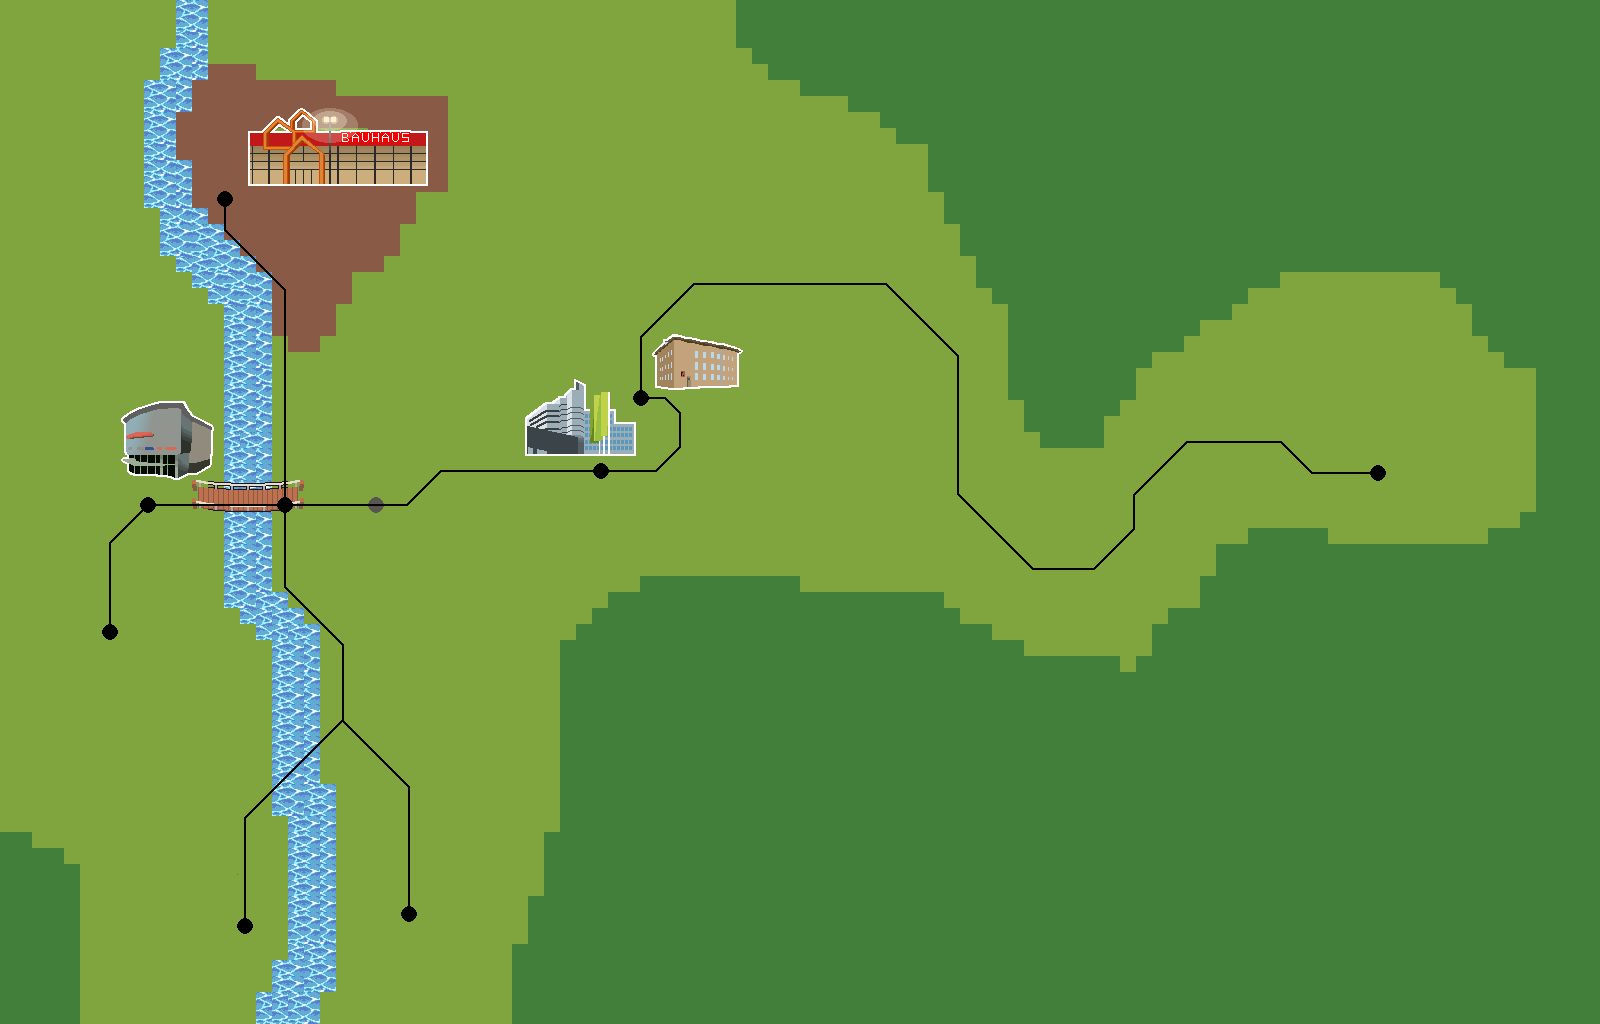

A level layout from a 2D game, rendered from its tile map. Below: a short description, then the map file with tile-grid data replaced by summaries:
An orthogonal 100x64 tile map with 16x16 px tiles, 2 tile layers (background, backgroundobjects), 2 image layers and 40 objects (10x level, transition06, transition07, transition05, transition04, ...).

<map version="1.10" tiledversion="1.11.0" orientation="orthogonal" renderorder="right-down" width="100" height="64" tilewidth="16" tileheight="16" infinite="0" nextlayerid="8" nextobjectid="106">
 <tileset firstgid="1" source="overworld-tiles.tsx" />
 <layer id="1" name="background" width="100" height="64">
  <data>[6400 cells, 6400 non-empty, 24 distinct tile ids]</data>
 </layer>
 <layer id="6" name="backgroundobjects" width="100" height="64">
  <data>[6400 cells, 14 non-empty, 14 distinct tile ids]</data>
 </layer>
 <imagelayer id="3" name="dots">
  <image source="tilesets/overworld-dots.png" width="1600" height="1024" />
 </imagelayer>
 <imagelayer id="2" name="rails-img">
  <image source="tilesets/overworld-rails.png" width="1600" height="1024" />
 </imagelayer>
 <objectgroup id="4" name="rails" visible="0">
  <object id="2" x="244.909" y="926">
   <polyline points="0,0 0.0909091,-107.909 97.8338,-205.662" />
  </object>
  <object id="4" x="408.875" y="914.25">
   <polyline points="0,0 0,-127.375 -66.2011,-193.867" />
  </object>
  <object id="5" x="284.909" y="507">
   <polyline points="1093.05,-34.1739 1026.87,-34.1304 996.265,-64.913 901.874,-65 849.091,-12.3478 849.091,21.913 808.874,61.8261 747.83,61.8261 673.091,-12.8696 672.874,-151.261 601.221,-222.87 409.221,-223 356.134,-170.261 356.047,-109 380.352,-109 395.091,-94.1739 395.134,-59.913 371.091,-35.913 316.221,-35.8696 155.96,-36 122.178,-2.04348 0.836957,-2.04348 0.181818,79.8182 58.0791,137.976 58.0318,213.569" />
  </object>
  <object id="6" x="284.938" y="505">
   <polyline points="-59.9375,-305.938 -59.875,-275 0,-215.313 0,0 -137.063,0 -174.875,37.875 -175,126.625" />
  </object>
 </objectgroup>
 <objectgroup id="5" name="transitions">
  <object id="39" name="transition06" x="244.946" y="817.853">
   <properties>
    <property name="neighborA" type="object" value="103" />
    <property name="neighborB" type="object" value="102" />
   </properties>
   <point />
  </object>
  <object id="41" name="transition07" x="408.896" y="786.958">
   <properties>
    <property name="neighborA" type="object" value="104" />
    <property name="neighborB" type="object" value="102" />
   </properties>
   <point />
  </object>
  <object id="42" name="transition05" x="343.063" y="645.031">
   <properties>
    <property name="neighborA" type="object" value="102" />
    <property name="neighborB" type="object" value="43" />
   </properties>
   <point />
  </object>
  <object id="43" name="transition04" x="285.078" y="587.297">
   <properties>
    <property name="neighborA" type="object" value="99" />
    <property name="neighborB" type="object" value="42" />
   </properties>
   <point />
  </object>
  <object id="44" name="transition08" x="407.289" y="504.889">
   <properties>
    <property name="neighborA" type="object" value="98" />
    <property name="neighborB" type="object" value="45" />
   </properties>
   <point />
  </object>
  <object id="45" name="transition09" x="440.75" y="471.156">
   <properties>
    <property name="neighborA" type="object" value="44" />
    <property name="neighborB" type="object" value="97" />
   </properties>
   <point />
  </object>
  <object id="46" name="transition03" x="110.1" y="542.633">
   <properties>
    <property name="neighborA" type="object" value="100" />
    <property name="neighborB" type="object" value="101" />
   </properties>
   <point />
  </object>
  <object id="47" name="transition10" x="656.219" y="471.094">
   <properties>
    <property name="neighborA" type="object" value="97" />
    <property name="neighborB" type="object" value="48" />
   </properties>
   <point />
  </object>
  <object id="48" name="transition11" x="680.063" y="447.313">
   <properties>
    <property name="neighborA" type="object" value="47" />
    <property name="neighborB" type="object" value="49" />
   </properties>
   <point />
  </object>
  <object id="49" name="transition12" x="679.938" y="412.938">
   <properties>
    <property name="neighborA" type="object" value="48" />
    <property name="neighborB" type="object" value="50" />
   </properties>
   <point />
  </object>
  <object id="50" name="transition13" x="665.375" y="398.063">
   <properties>
    <property name="neighborA" type="object" value="49" />
    <property name="neighborB" type="object" value="96" />
   </properties>
   <point />
  </object>
  <object id="51" name="transition14" x="641.068" y="336.75">
   <properties>
    <property name="neighborA" type="object" value="96" />
    <property name="neighborB" type="object" value="52" />
   </properties>
   <point />
  </object>
  <object id="52" name="transition15" x="693.756" y="284.078">
   <properties>
    <property name="neighborA" type="object" value="51" />
    <property name="neighborB" type="object" value="53" />
   </properties>
   <point />
  </object>
  <object id="53" name="transition16" x="886.228" y="284.189">
   <properties>
    <property name="neighborA" type="object" value="52" />
    <property name="neighborB" type="object" value="54" />
   </properties>
   <point />
  </object>
  <object id="54" name="transition17" x="958.031" y="355.906">
   <properties>
    <property name="neighborA" type="object" value="53" />
    <property name="neighborB" type="object" value="55" />
   </properties>
   <point />
  </object>
  <object id="55" name="transition18" x="958.063" y="494.25">
   <properties>
    <property name="neighborA" type="object" value="54" />
    <property name="neighborB" type="object" value="56" />
   </properties>
   <point />
  </object>
  <object id="56" name="transition19" x="1032.78" y="568.906">
   <properties>
    <property name="neighborA" type="object" value="55" />
    <property name="neighborB" type="object" value="57" />
   </properties>
   <point />
  </object>
  <object id="57" name="transition20" x="1094.34" y="568.875">
   <properties>
    <property name="neighborA" type="object" value="56" />
    <property name="neighborB" type="object" value="58" />
   </properties>
   <point />
  </object>
  <object id="58" name="transition21" x="1133.91" y="529.188">
   <properties>
    <property name="neighborA" type="object" value="57" />
    <property name="neighborB" type="object" value="59" />
   </properties>
   <point />
  </object>
  <object id="59" name="transition22" x="1134.09" y="494.813">
   <properties>
    <property name="neighborA" type="object" value="58" />
    <property name="neighborB" type="object" value="60" />
   </properties>
   <point />
  </object>
  <object id="60" name="transition23" x="1186.78" y="442.219">
   <properties>
    <property name="neighborA" type="object" value="59" />
    <property name="neighborB" type="object" value="61" />
   </properties>
   <point />
  </object>
  <object id="61" name="transition24" x="1281.22" y="442.156">
   <properties>
    <property name="neighborA" type="object" value="60" />
    <property name="neighborB" type="object" value="62" />
   </properties>
   <point />
  </object>
  <object id="62" name="transition25" x="1311.75" y="473">
   <properties>
    <property name="neighborA" type="object" value="61" />
    <property name="neighborB" type="object" value="95" />
   </properties>
   <point />
  </object>
  <object id="63" name="transition02" x="284.906" y="289.875">
   <properties>
    <property name="neighborA" type="object" value="99" />
    <property name="neighborB" type="object" value="64" />
   </properties>
   <point />
  </object>
  <object id="64" name="transition01" x="225.188" y="230.25">
   <properties>
    <property name="neighborA" type="object" value="105" />
    <property name="neighborB" type="object" value="63" />
   </properties>
   <point />
  </object>
 </objectgroup>
 <objectgroup id="7" name="nodes">
  <!-- 11 objects omitted --></objectgroup>
</map>
<!-- 11 of 40 objects omitted -->
